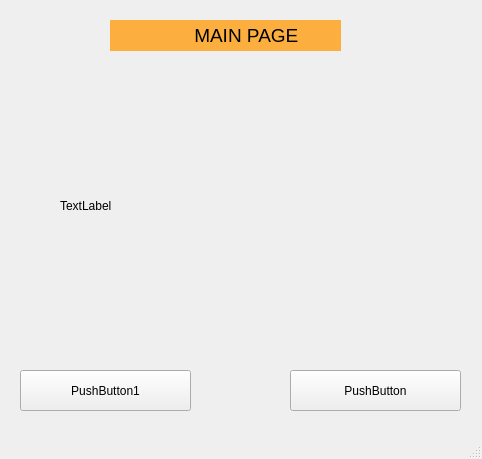
<?xml version="1.0" encoding="UTF-8"?>
<ui version="4.0">
 <class>MainWindow</class>
 <widget class="QMainWindow" name="MainWindow">
  <property name="geometry">
   <rect>
    <x>0</x>
    <y>0</y>
    <width>482</width>
    <height>459</height>
   </rect>
  </property>
  <property name="windowTitle">
   <string>MainWindow</string>
  </property>
  <widget class="QWidget" name="centralwidget">
   <widget class="QLabel" name="label">
    <property name="geometry">
     <rect>
      <x>60</x>
      <y>80</y>
      <width>381</width>
      <height>251</height>
     </rect>
    </property>
    <property name="text">
     <string>TextLabel</string>
    </property>
   </widget>
   <widget class="QPushButton" name="pushButton">
    <property name="geometry">
     <rect>
      <x>20</x>
      <y>370</y>
      <width>171</width>
      <height>41</height>
     </rect>
    </property>
    <property name="styleSheet">
     <string notr="true"/>
    </property>
    <property name="text">
     <string>PushButton1</string>
    </property>
   </widget>
   <widget class="QPushButton" name="pushButton_2">
    <property name="geometry">
     <rect>
      <x>290</x>
      <y>370</y>
      <width>171</width>
      <height>41</height>
     </rect>
    </property>
    <property name="text">
     <string>PushButton</string>
    </property>
   </widget>
   <widget class="QLabel" name="label_2">
    <property name="geometry">
     <rect>
      <x>110</x>
      <y>20</y>
      <width>231</width>
      <height>31</height>
     </rect>
    </property>
    <property name="font">
     <font>
      <pointsize>14</pointsize>
     </font>
    </property>
    <property name="styleSheet">
     <string notr="true">background-color: rgb(252, 175, 62);</string>
    </property>
    <property name="text">
     <string>                MAIN PAGE</string>
    </property>
   </widget>
  </widget>
  <widget class="QMenuBar" name="menubar">
   <property name="geometry">
    <rect>
     <x>0</x>
     <y>0</y>
     <width>482</width>
     <height>22</height>
    </rect>
   </property>
  </widget>
  <widget class="QStatusBar" name="statusbar"/>
 </widget>
 <resources/>
 <connections/>
</ui>
